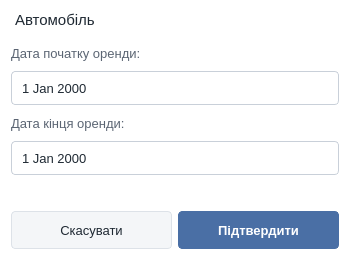
<?xml version="1.0" encoding="UTF-8"?>
<ui version="4.0">
 <class>RentDialog</class>
 <widget class="QDialog" name="RentDialog">
  <property name="geometry">
   <rect>
    <x>0</x>
    <y>0</y>
    <width>350</width>
    <height>260</height>
   </rect>
  </property>
  <property name="minimumSize">
   <size>
    <width>350</width>
    <height>0</height>
   </size>
  </property>
  <property name="windowTitle">
   <string>Оформлення бронювання</string>
  </property>
  <property name="styleSheet">
   <string notr="true">QWidget { font-family: &quot;Segoe UI&quot;; font-size: 10pt; color: #1F2933; }
QDialog#RentDialog { background: #FFFFFF; }
QLabel { color: #5B6573; background: transparent; }
QLabel#lblCarInfo { color: #1F2933; font-size: 11pt; padding-bottom: 6px; }
QLabel#lblTotalPrice { color: #2E6B2E; font-size: 11pt; font-weight: 600; padding-top: 6px; }

QDateEdit {
    background: #FFFFFF; border: 1px solid #C9D0D9; border-radius: 4px;
    padding: 5px 26px 5px 8px; min-height: 22px; selection-background-color: #4A6FA5;
}
QDateEdit:hover { border-color: #A9B8CC; }
QDateEdit:focus { border-color: #4A6FA5; }
QDateEdit::drop-down {
    subcontrol-origin: padding; subcontrol-position: center right;
    width: 24px; border: none; background: transparent;
}
QDateEdit::down-arrow {
    image: none; width: 0px; height: 0px;
    border-left: 4px solid transparent; border-right: 4px solid transparent;
    border-top: 5px solid #5B6573;
}

QCalendarWidget QWidget { background: #FFFFFF; color: #1F2933; }
QCalendarWidget QWidget#qt_calendar_navigationbar { background: #F4F6F8; border-bottom: 1px solid #DDE2E8; }
QCalendarWidget QToolButton { background: transparent; border: none; padding: 4px 8px; font-weight: 600; }
QCalendarWidget QToolButton:hover { background: #EAEEF3; border-radius: 4px; }
QCalendarWidget QAbstractItemView {
    outline: 0; selection-background-color: #4A6FA5; selection-color: #FFFFFF;
}

QPushButton {
    background: #F4F6F8; border: 1px solid #DDE2E8; border-radius: 4px;
    padding: 8px 18px; min-height: 20px;
}
QPushButton:hover   { background: #EAEEF3; border-color: #C9D0D9; }
QPushButton:pressed { background: #DFE5EC; }
QPushButton#btnConfirm { background: #4A6FA5; border-color: #4A6FA5; color: #FFFFFF; font-weight: 600; }
QPushButton#btnConfirm:hover   { background: #3F5F8F; border-color: #3F5F8F; }
QPushButton#btnConfirm:pressed { background: #34507A; }</string>
  </property>
  <layout class="QVBoxLayout" name="mainLayout">
   <item>
    <widget class="QLabel" name="lblCarInfo">
     <property name="text">
      <string>Автомобіль</string>
     </property>
    </widget>
   </item>
   <item>
    <widget class="QLabel" name="lblStart">
     <property name="text">
      <string>Дата початку оренди:</string>
     </property>
    </widget>
   </item>
   <item>
    <widget class="QDateEdit" name="startDateEdit">
     <property name="calendarPopup">
      <bool>true</bool>
     </property>
    </widget>
   </item>
   <item>
    <widget class="QLabel" name="lblEnd">
     <property name="text">
      <string>Дата кінця оренди:</string>
     </property>
    </widget>
   </item>
   <item>
    <widget class="QDateEdit" name="endDateEdit">
     <property name="calendarPopup">
      <bool>true</bool>
     </property>
    </widget>
   </item>
   <item>
    <widget class="QLabel" name="lblTotalPrice">
     <property name="text">
      <string/>
     </property>
    </widget>
   </item>
   <item>
    <layout class="QHBoxLayout" name="btnLayout">
     <item>
      <widget class="QPushButton" name="btnCancel">
       <property name="text">
        <string>Скасувати</string>
       </property>
      </widget>
     </item>
     <item>
      <widget class="QPushButton" name="btnConfirm">
       <property name="text">
        <string>Підтвердити</string>
       </property>
       <property name="default">
        <bool>true</bool>
       </property>
      </widget>
     </item>
    </layout>
   </item>
  </layout>
 </widget>
 <resources/>
 <connections/>
</ui>
